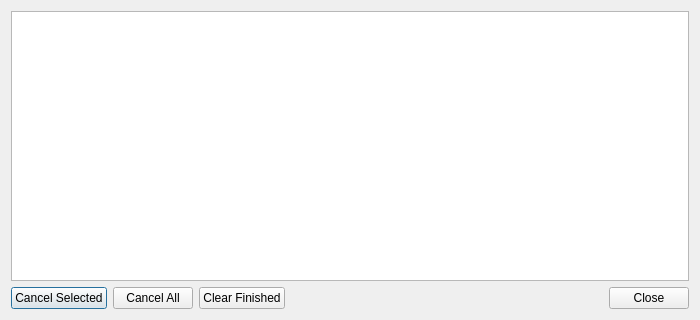
<?xml version="1.0" encoding="UTF-8"?>
<ui version="4.0">
 <class>DlgStemConversion</class>
 <widget class="QDialog" name="DlgStemConversion">
  <property name="geometry">
   <rect>
    <x>0</x>
    <y>0</y>
    <width>700</width>
    <height>320</height>
   </rect>
  </property>
  <property name="windowTitle">
   <string>Stem Conversions</string>
  </property>
  <layout class="QVBoxLayout" name="mainLayout">
   <item>
    <widget class="QTableWidget" name="jobTable">
     <property name="selectionBehavior">
      <enum>QAbstractItemView::SelectRows</enum>
     </property>
     <property name="editTriggers">
      <set>QAbstractItemView::NoEditTriggers</set>
     </property>
     <property name="alternatingRowColors">
      <bool>true</bool>
     </property>
    </widget>
   </item>
   <item>
    <layout class="QHBoxLayout" name="buttonLayout">
     <item>
      <widget class="QPushButton" name="cancelSelectedButton">
       <property name="text">
        <string>Cancel Selected</string>
       </property>
      </widget>
     </item>
     <item>
      <widget class="QPushButton" name="cancelAllButton">
       <property name="text">
        <string>Cancel All</string>
       </property>
      </widget>
     </item>
     <item>
      <widget class="QPushButton" name="clearFinishedButton">
       <property name="text">
        <string>Clear Finished</string>
       </property>
      </widget>
     </item>
     <item>
      <spacer name="buttonSpacer">
       <property name="orientation">
        <enum>Qt::Horizontal</enum>
       </property>
       <property name="sizeHint" stdset="0">
        <size>
         <width>40</width>
         <height>20</height>
        </size>
       </property>
      </spacer>
     </item>
     <item>
      <widget class="QPushButton" name="closeButton">
       <property name="text">
        <string>Close</string>
       </property>
      </widget>
     </item>
    </layout>
   </item>
  </layout>
 </widget>
 <resources/>
 <connections/>
</ui>
